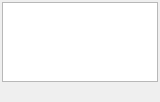
<?xml version="1.0" encoding="UTF-8"?>
<ui version="4.0">
 <class>FormTimeMapper</class>
 <widget class="QWidget" name="FormTimeMapper">
  <property name="geometry">
   <rect>
    <x>0</x>
    <y>0</y>
    <width>160</width>
    <height>102</height>
   </rect>
  </property>
  <property name="sizePolicy">
   <sizepolicy hsizetype="Preferred" vsizetype="Preferred">
    <horstretch>0</horstretch>
    <verstretch>0</verstretch>
   </sizepolicy>
  </property>
  <property name="windowTitle">
   <string>时间映射</string>
  </property>
  <layout class="QVBoxLayout" name="verticalLayout">
   <property name="spacing">
    <number>3</number>
   </property>
   <property name="leftMargin">
    <number>2</number>
   </property>
   <property name="topMargin">
    <number>2</number>
   </property>
   <property name="rightMargin">
    <number>2</number>
   </property>
   <property name="bottomMargin">
    <number>3</number>
   </property>
   <item>
    <widget class="QTableWidget" name="ct_table">
     <property name="styleSheet">
      <string notr="true">font-family: monospace;</string>
     </property>
     <property name="selectionBehavior">
      <enum>QAbstractItemView::SelectRows</enum>
     </property>
     <attribute name="horizontalHeaderVisible">
      <bool>false</bool>
     </attribute>
     <attribute name="verticalHeaderVisible">
      <bool>false</bool>
     </attribute>
     <attribute name="verticalHeaderDefaultSectionSize">
      <number>20</number>
     </attribute>
    </widget>
   </item>
   <item>
    <widget class="QLabel" name="ct_info"/>
   </item>
  </layout>
 </widget>
 <resources/>
 <connections/>
 <slots>
  <slot>ct_switch_clicked()</slot>
 </slots>
</ui>
